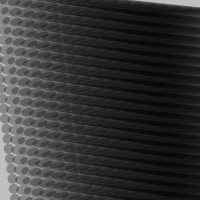
Frame 1 (no input)
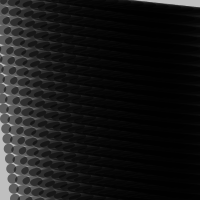
Frame 2 (the mouse pressed at the canvas centre, redrawn once)

The Processing sketch that drew these frames (run headless with seeded random() and noise(); the mouse was pressed at the canvas centre and the sketch redrawn once):

// Processing sketch: ex0608
// ── ex0608.pde
// draw concentric circles

void setup() {
  size(200,200);
  background(255 * .75);
  noLoop();
}

void draw() {

  fill(0,76);
  noStroke();
  smooth();
  for (int y = -10; y <= 200; y += 10) {
    for (int x = -10; x <= 200; x += 10) {
      ellipse(x+y/8.0,y+x/8.0,15 + x/2, 10);
    }
  }

  
}
